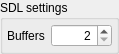
<?xml version="1.0" encoding="UTF-8"?>
<ui version="4.0">
 <class>SdlOptions</class>
 <widget class="QWidget" name="SdlOptions">
  <property name="geometry">
   <rect>
    <x>0</x>
    <y>0</y>
    <width>119</width>
    <height>48</height>
   </rect>
  </property>
  <property name="windowTitle">
   <string>Form</string>
  </property>
  <layout class="QGridLayout" name="gridLayout">
   <property name="margin">
    <number>0</number>
   </property>
   <item row="0" column="0">
    <widget class="QGroupBox" name="nameGroup">
     <property name="title">
      <string>SDL settings</string>
     </property>
     <layout class="QGridLayout" name="gridLayout_2">
      <property name="margin">
       <number>4</number>
      </property>
      <item row="0" column="1">
       <widget class="QSpinBox" name="buffers">
        <property name="sizePolicy">
         <sizepolicy hsizetype="Expanding" vsizetype="Fixed">
          <horstretch>0</horstretch>
          <verstretch>0</verstretch>
         </sizepolicy>
        </property>
        <property name="alignment">
         <set>Qt::AlignRight|Qt::AlignTrailing|Qt::AlignVCenter</set>
        </property>
        <property name="minimum">
         <number>2</number>
        </property>
        <property name="maximum">
         <number>10</number>
        </property>
       </widget>
      </item>
      <item row="0" column="0">
       <widget class="QLabel" name="labelBuffers">
        <property name="text">
         <string>Buffers</string>
        </property>
       </widget>
      </item>
     </layout>
    </widget>
   </item>
  </layout>
 </widget>
 <resources/>
 <connections/>
</ui>
